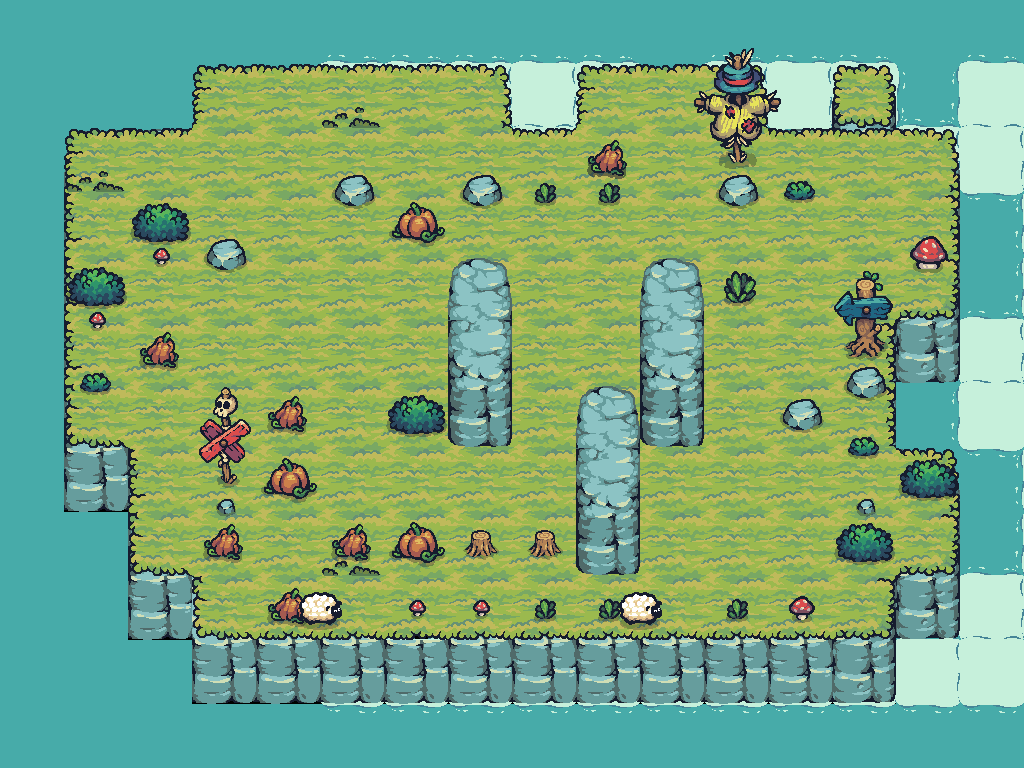

Below is a game level as drawn by its tile map, then a one-line description and the .tmx that defines it (tile-layer data replaced by summaries):
An orthogonal 16x12 tile map with 64x64 px tiles, 11 tile layers (Water, Foam, layerforedge, new game bg, ...), 25 tilesets and 43 objects (23x Block, 10x Barrel, 6x Tree, AntiPlayerCheckpoint, PlayerCheckpoint, ...).

<map version="1.10" tiledversion="1.11.0" orientation="orthogonal" renderorder="right-down" width="16" height="12" tilewidth="64" tileheight="64" infinite="0" nextlayerid="28" nextobjectid="11">
<properties>
  <property name="Star1" type="int" value="25" />
  <property name="Star2" type="int" value="30" />
  <property name="Star3" type="int" value="35" />
 </properties>
 <tileset firstgid="1" source="Terrain.tsx" />
 <tileset firstgid="41" source="Castle_Red.tsx" />
 <tileset firstgid="61" source="Tree.tsx" />
 <tileset firstgid="169" source="17.tsx" />
 <tileset firstgid="171" source="Tower_Blue.tsx" />
 <tileset firstgid="179" source="01.tsx" />
 <tileset firstgid="180" source="06.tsx" />
 <tileset firstgid="181" source="18.tsx" />
 <tileset firstgid="190" source="09.tsx" />
 <tileset firstgid="191" source="12.tsx" />
 <tileset firstgid="192" source="16.tsx" />
 <tileset firstgid="194" source="Castle_Destroyed.tsx" />
 <tileset firstgid="214" source="HappySheep_Idle.tsx" />
 <tileset firstgid="222" source="Tree_192.tsx" />
 <tileset firstgid="234" source="Water.tsx" />
 <tileset firstgid="235" source="Foam_192.tsx" />
 <tileset firstgid="243" source="Tilemap_Elevation.tsx" />
 <tileset firstgid="275" source="02.tsx" />
 <tileset firstgid="276" source="03.tsx" />
 <tileset firstgid="277" source="04.tsx" />
 <tileset firstgid="278" source="07.tsx" />
 <tileset firstgid="279" source="10.tsx" />
 <tileset firstgid="280" source="TX Props.tsx" />
 <tileset firstgid="344" source="11.tsx" />
 <tileset firstgid="345" source="13.tsx" />
 <group id="26" name="Common">
  <layer id="13" name="Water" width="16" height="12">
   <data>[192 cells, 88 non-empty, 1 distinct tile ids]</data>
  </layer>
  <layer id="14" name="Foam" width="16" height="12" offsetx="128" offsety="0">
   <data>[192 cells, 44 non-empty, 1 distinct tile ids]</data>
  </layer>
  <layer id="19" name="layerforedge" width="16" height="12">
   <data>[192 cells, 30 non-empty, 11 distinct tile ids]</data>
  </layer>
  <layer id="15" name="new game bg" width="16" height="12">
   <data>[192 cells, 128 non-empty, 12 distinct tile ids]</data>
  </layer>
  <layer id="24" name="eat" width="16" height="12">
   <data>[192 cells, 5 non-empty, 3 distinct tile ids]</data>
  </layer>
  <layer id="27" name="grass" width="16" height="12">
   <data>[192 cells, 3 non-empty, 1 distinct tile ids]</data>
  </layer>
  <layer id="17" name="props" width="16" height="12" offsetx="0" offsety="32">
   <data>[192 cells, 17 non-empty, 7 distinct tile ids]</data>
  </layer>
  <layer id="18" name="propsLayer2" width="16" height="12">
   <data>[192 cells, 15 non-empty, 12 distinct tile ids]</data>
  </layer>
  <objectgroup id="21" name="TreesOutSideGameGrid" class="TreesOutSideGameGrid">
   <object id="3" name="Tree" type="Tree" x="192" y="128" width="64" height="64" />
   <object id="5" name="Tree" type="Tree" x="256" y="128" width="64" height="64" />
   <object id="6" name="Tree" type="Tree" x="384" y="128" width="64" height="64" />
   <object id="7" name="Tree" type="Tree" x="832" y="192" width="64" height="64" />
   <object id="8" name="Tree" type="Tree" x="640" y="128" width="64" height="64" />
   <object id="9" name="Tree" type="Tree" x="192" y="320" width="64" height="64" />
  </objectgroup>
  <layer id="22" name="AheadOfTreesProps" width="16" height="12">
   <data>[192 cells, 6 non-empty, 6 distinct tile ids]</data>
  </layer>
  <objectgroup id="30" name="CollisionblocksForGrid">
   <object id="101" name="Block" type="Block" x="256" y="128" width="576" height="64" />
   <object id="102" name="Block" type="Block" x="256" y="576" width="576" height="64" />
   <object id="103" name="Block" type="Block" x="192" y="192" width="64" height="384" />
   <object id="104" name="Block" type="Block" x="831" y="192" width="64" height="384" />
  </objectgroup>
  <layer id="25" name="BottomEdge" width="16" height="12">
   <data>[192 cells, 2 non-empty, 1 distinct tile ids]</data>
  </layer>
 </group>
 <layer id="13" name="CollisionblockTileLayer" width="16" height="12">
  <data>[192 cells, 23 non-empty, 13 distinct tile ids]</data>
 </layer>
 <objectgroup id="5" name="Collisionblocks">
  <object id="1" name="Block" type="Block" x="384" y="192" width="64" height="64" />
  <object id="5" name="Block" type="Block" x="448" y="256" width="64" height="64" />
  <object id="6" name="Block" type="Block" x="640" y="256" width="64" height="64" />
  <object id="7" name="Block" type="Block" x="704" y="256" width="64" height="64" />
  <object id="11" name="Block" type="Block" x="448" y="320" width="64" height="64" />
  <object id="12" name="Block" type="Block" x="640" y="320" width="64" height="64" />
  <object id="14" name="Block" type="Block" x="256" y="384" width="64" height="64" />
  <object id="15" name="Block" type="Block" x="384" y="384" width="64" height="64" />
  <object id="16" name="Block" type="Block" x="448" y="384" width="64" height="64" />
  <object id="17" name="Block" type="Block" x="576" y="384" width="64" height="64" />
  <object id="18" name="Block" type="Block" x="640" y="384" width="64" height="64" />
  <object id="19" name="Block" type="Block" x="768" y="384" width="64" height="64" />
  <object id="20" name="Block" type="Block" x="256" y="448" width="64" height="64" />
  <object id="22" name="Block" type="Block" x="576" y="448" width="64" height="64" />
  <object id="26" name="Block" type="Block" x="320" y="512" width="64" height="64" />
  <object id="27" name="Block" type="Block" x="384" y="512" width="64" height="64" />
  <object id="28" name="Block" type="Block" x="448" y="512" width="64" height="64" />
  <object id="29" name="Block" type="Block" x="512" y="512" width="64" height="64" />
  <object id="30" name="Block" type="Block" x="576" y="512" width="64" height="64" />
 </objectgroup>
 <objectgroup id="6" name="Checkpoints">
  <object id="9" name="AntiPlayerCheckpoint" type="AntiPlayerCheckpoint" x="320" y="320" width="64" height="64" />
  <object id="24" name="PlayerCheckpoint" type="PlayerCheckpoint" x="704" y="448" width="64" height="64" />
 </objectgroup>
 <objectgroup id="7" name="Spawnpoints">
  <object id="2" name="Barrel" type="Barrel" x="256" y="256" width="64" height="64" />
  <object id="3" name="Barrel" type="Barrel" x="320" y="256" width="64" height="64" />
  <object id="4" name="Barrel" type="Barrel" x="384" y="256" width="64" height="64" />
  <object id="8" name="Barrel" type="Barrel" x="256" y="320" width="64" height="64" />
  <object id="10" name="Barrel" type="Barrel" x="384" y="320" width="64" height="64" />
  <object id="13" name="AntiPlayer" type="AntiPlayer" x="768" y="320" width="64" height="64" />
  <object id="21" name="Player" type="Player" x="320" y="448" width="64" height="64" />
  <object id="23" name="Barrel" type="Barrel" x="640" y="448" width="64" height="64" />
  <object id="25" name="Barrel" type="Barrel" x="768" y="448" width="64" height="64" />
  <object id="31" name="Barrel" type="Barrel" x="640" y="512" width="64" height="64" />
  <object id="32" name="Barrel" type="Barrel" x="704" y="512" width="64" height="64" />
  <object id="33" name="Barrel" type="Barrel" x="768" y="512" width="64" height="64" />
 </objectgroup>
</map>
